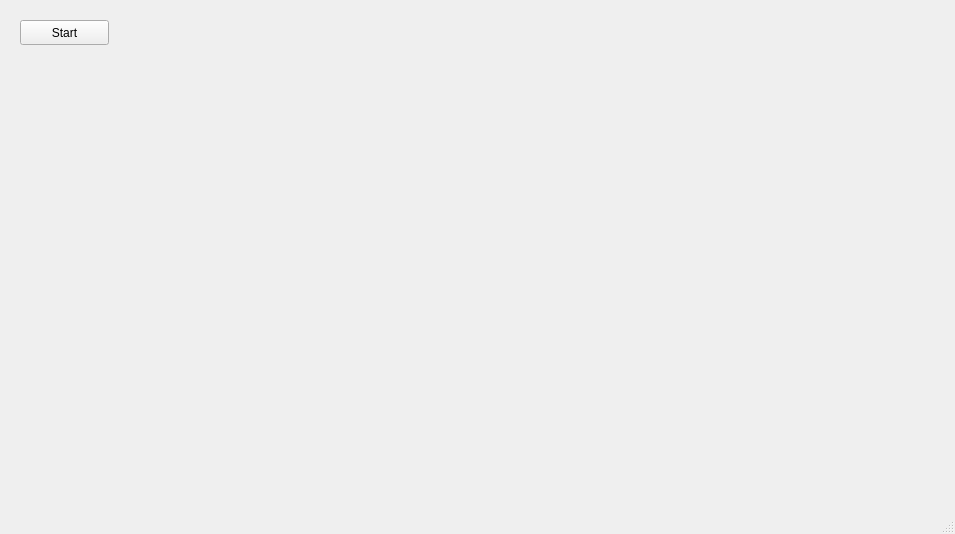
<?xml version="1.0" encoding="UTF-8"?>
<ui version="4.0">
 <class>MainWindow</class>
 <widget class="QMainWindow" name="MainWindow">
  <property name="geometry">
   <rect>
    <x>0</x>
    <y>0</y>
    <width>955</width>
    <height>534</height>
   </rect>
  </property>
  <property name="windowTitle">
   <string>MainWindow</string>
  </property>
  <widget class="QWidget" name="centralwidget">
   <widget class="QPushButton" name="pushButton">
    <property name="geometry">
     <rect>
      <x>20</x>
      <y>20</y>
      <width>89</width>
      <height>25</height>
     </rect>
    </property>
    <property name="text">
     <string>Start</string>
    </property>
   </widget>
  </widget>
  <widget class="QMenuBar" name="menubar">
   <property name="geometry">
    <rect>
     <x>0</x>
     <y>0</y>
     <width>955</width>
     <height>22</height>
    </rect>
   </property>
  </widget>
  <widget class="QStatusBar" name="statusbar"/>
 </widget>
 <resources/>
 <connections/>
</ui>
